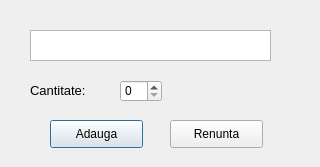
<?xml version="1.0" encoding="UTF-8"?>
<ui version="4.0">
 <class>Dialog</class>
 <widget class="QDialog" name="Dialog">
  <property name="geometry">
   <rect>
    <x>0</x>
    <y>0</y>
    <width>320</width>
    <height>167</height>
   </rect>
  </property>
  <property name="windowTitle">
   <string>Dialog</string>
  </property>
  <widget class="QPushButton" name="btn_adauga">
   <property name="geometry">
    <rect>
     <x>50</x>
     <y>120</y>
     <width>93</width>
     <height>28</height>
    </rect>
   </property>
   <property name="text">
    <string>Adauga</string>
   </property>
  </widget>
  <widget class="QPushButton" name="btn_renunta">
   <property name="geometry">
    <rect>
     <x>170</x>
     <y>120</y>
     <width>93</width>
     <height>28</height>
    </rect>
   </property>
   <property name="text">
    <string>Renunta</string>
   </property>
  </widget>
  <widget class="QTextEdit" name="txt_edit_product">
   <property name="geometry">
    <rect>
     <x>30</x>
     <y>30</y>
     <width>241</width>
     <height>31</height>
    </rect>
   </property>
  </widget>
  <widget class="QLabel" name="lbl_cantitate">
   <property name="geometry">
    <rect>
     <x>30</x>
     <y>80</y>
     <width>81</width>
     <height>21</height>
    </rect>
   </property>
   <property name="font">
    <font>
     <pointsize>10</pointsize>
    </font>
   </property>
   <property name="text">
    <string>Cantitate:</string>
   </property>
  </widget>
  <widget class="QSpinBox" name="spin_box_cantitate">
   <property name="geometry">
    <rect>
     <x>120</x>
     <y>80</y>
     <width>42</width>
     <height>22</height>
    </rect>
   </property>
  </widget>
 </widget>
 <resources/>
 <connections/>
</ui>
